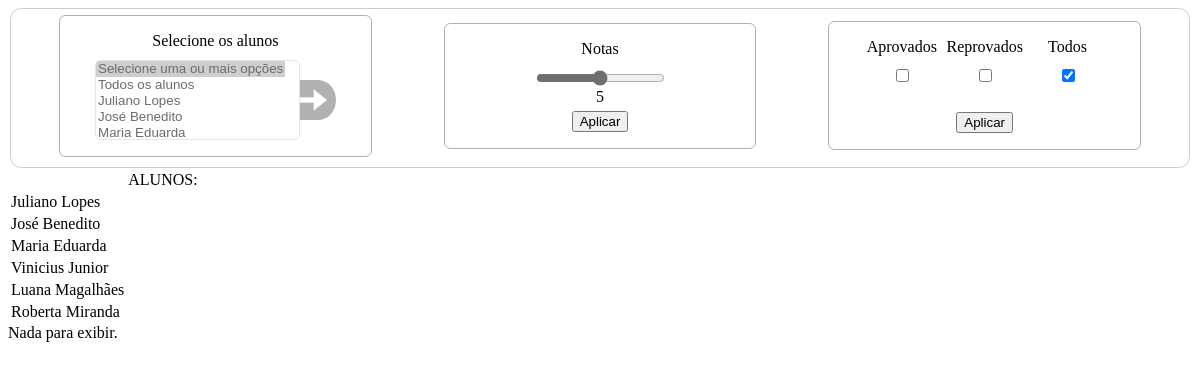
Before: /graficos/ with the older database file.
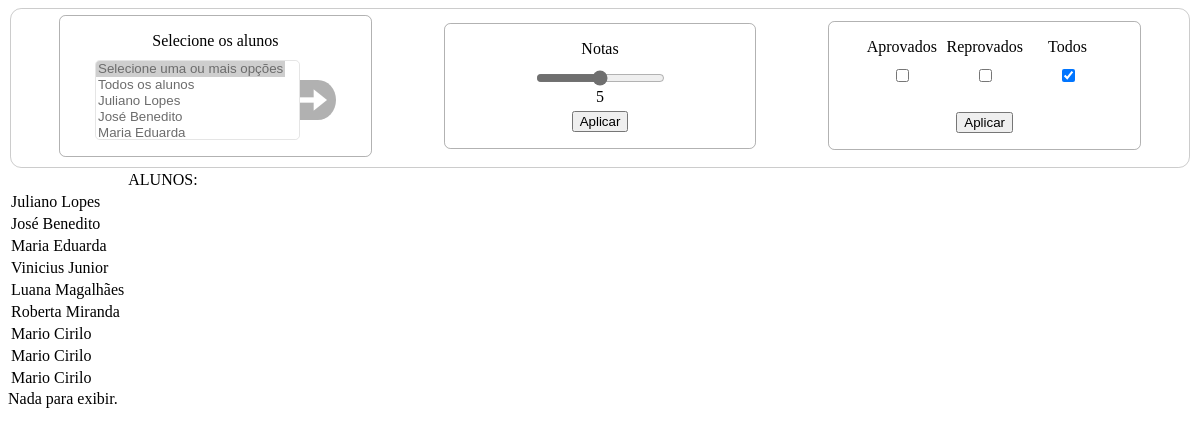
After: the same page with the newer database file.
### analytics/models.py (models this page shows)
class Aluno(models.Model):
    nome = models.TextField(max_length=100, blank=True, null=True)
    notas = models.ManyToManyField('Prova', db_column='pk', blank=True, related_name='prova')
    def __str__(self):
        return f"{self.nome}"

### analytics/views.py (the view, shortened to what this page needs)
# urls.py: path('graficos/', views.criar_graficos, name='graficos'),
def criar_graficos(request):
    context = {}
    notas = None
    selecao_de_alunos = []
    if not request.POST:
        selecao_de_alunos = Aluno.objects.all()
    context['alunos'] = selecao_de_alunos
    return render(request, template_name='graphs.html', context=context, status=200)

### analytics/templates/graphs.html (shortened to what this page needs)
{% extends 'base.html' %}
{% load static %}
{% block content %}
<div>
    <form action="", method="POST">{% csrf_token %}
        <fieldset>
            <div class="primeira-coluna">
                <label for="alunos">
                    Selecione os alunos
                </label>
                <div class="alunos-select">
                    <select name="alunos" id="alunos" multiple>
                        <option selected disabled>Selecione uma ou mais opções</option>
                        <option value="all">Todos os alunos</option>
                        {% for aluno in alunos %}
                        <option value="{{ aluno.id }}">{{ aluno.nome }}</option>
                        {% endfor %}
                    </select>
                    <button class="button-select" type="submit"><img src="{% static './img/insert.png' %}"></button>
                </div>
            </div>
            <div class="segunda-coluna">
                <label for="notas">Notas</label>
                <input type="range" name="notas" id="notas" min="0" max="10">
                <span></span>
                <button class="button-range" type="submit">Aplicar</button>
            </div>
            <div class="terceira-coluna">
                <div>
                    <div>
                        <label for="aprovados">Aprovados</label>
                        <input type="checkbox" name="aprovados" value="Aprovados">
                    </div>
                    <div>
                        <label for="reprovados">Reprovados</label>
                        <input type="checkbox" name="reprovados" value="Reprovados">
                    </div>
                    <div>
                        <label for="todos">Todos</label>
                        <input type="checkbox" name="todos" value="todos" checked>
                    </div>
                </div>
                <button type="submit">Aplicar</button>
            </div>
        </fieldset>
    </form>
</div>
<div class="">
    <div class="lista-de-alunos">
        <table class="table-alunos">
            <thead>
                <th><td>ALUNOS:</td></th>
            </thead>
            <tbody>
                {% for aluno in alunos %}
                <tr>
                    <td>
                        {{ aluno }}
                    </td>
                </tr>
                {% endfor %}
            </tbody>
        </table>
    </div>
    <div class="grafico">
        {% if chart %}
            <img class="grafico" alt="gráfico para análise" />
        {% else %}
            Nada para exibir.
        {% endif %}
    </div>
</div>
{% endblock %}

### analytics/templates/base.html (shortened to what this page needs)
<!DOCTYPE html>
<html lang="pt-br">
<head>
</head>
<body>
    {% block content %}{% endblock %}
</body>
</html>

### analytics/templates/base.html (style rules this page uses)
*, *::before, *::after { box-sizing: border-box; }

### analytics/templates/graphs.html (style rules this page uses)
fieldset { display: flex; flex-direction: row; justify-content: space-between; align-items: center; border: 1px rgba(0, 0, 0, .2) solid; border-radius: 0.7em; }
.primeira-coluna, .segunda-coluna, .terceira-coluna { position: relative; display: flex; flex-direction: column; align-items: center; width: 30%; margin: 0 3vw 0 3vw; padding: 2vh 0 2vh 0; border: 1px rgba(0, 0, 0, .3) solid; border-radius: 0.4em; }
.terceira-coluna input { margin-bottom: 10px; }
.terceira-coluna div { display: flex; flex-direction: row; align-items: center; width: 80%; margin-bottom: 10px; }
.terceira-coluna div div { display: flex; flex-direction: column; align-items: center; }
.alunos-select { display: flex; align-items: center; }
label { position: relative; display: flex; flex-direction: row; justify-content: space-around; padding-bottom: 10px; margin: 0 auto 0 auto; width: 100%; }
select { appearance: none; background-color: transparent; border: 1px rgba(0, 0, 0, .1) solid; border-radius: 0.35em; padding: 0 1em 0 0; cursor: pointer; line-height: 1.1 !important; outline: none; height: 10vh; }
option, option::selection, option:focus { color: #6c6c6c; outline: none; border: none; cursor: pointer; overflow-y: hidden; }
.button-select { border: none; background: none; height: 5vh; outline: none; padding: 0; }
.button-select img { border-radius: 0 50% 50% 0; position: relative; height: 5vh; opacity: 0.3; padding: 0; }
input[type="range"], input[type="range"]::-webkit-slider-runnable-track { outline: none; accent-color: #6f6f6f; }
span { margin-bottom: 5px; }

Changed rows visible on the page:
added Aluno: nome "Mario Cirilo"
added Aluno: nome "Mario Cirilo"
added Aluno: nome "Mario Cirilo"
